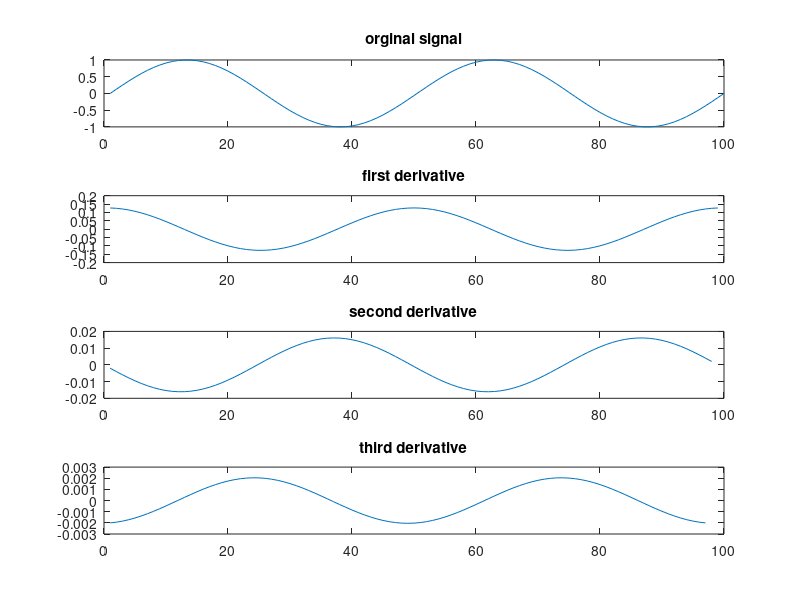

MATLAB code for this plot:
clear

i = linspace(-2*pi, 2*pi, 100);
y = sin(i);
figure
subplot(4,1,1)
plot( y)
title('orginal signal')
subplot(4,1,2)
y1 = diff(y);
plot( y1)
title('first derivative')
subplot(4,1,3)
y2 = diff(y1);
plot( y2)
title('second derivative')
subplot(4,1,4)
y3 = diff(y2);
plot( y3)
title('third derivative')
